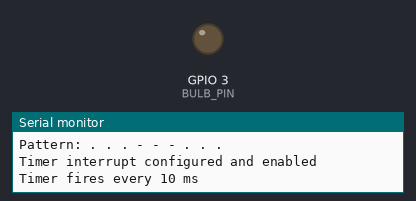
Bench run of a sketch on a simulated ESP32. Shown: output pins drawn as LEDs (lit = HIGH), the last lines printed to the serial monitor.

Above: at 0.2 s.
At 9.3 s:
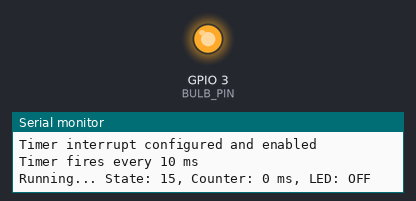
Timing chart, 0 to 9.6 s (numbered marks = the images above):
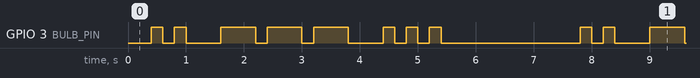

The sketch:

sos_signal_int.ino
```cpp
/*
 * SOS Signal Arduino Sketch for ESP32 - Interrupt-Based
 *
 * This sketch sends an SOS signal (... --- ...) using an LED/bulb connected to pin 3
 * Uses ESP32 hardware timer interrupts for precise timing without blocking
 *
 * SOS Pattern:
 * S = . . . (three dots)
 * O = - - - (three dashes)
 * S = . . . (three dots)
 *
 * Timing:
 * - Dot: 200ms ON
 * - Dash: 600ms ON (3x dot length)
 * - Gap between dots/dashes: 200ms OFF
 * - Gap between letters: 600ms OFF
 * - Gap between SOS sequences: 2000ms OFF
 *
 * Hardware: ESP32 (tested on ESP32-WROOM-32)
 * Timer: Hardware Timer 0
 */

const int BULB_PIN = 3;        // Pin connected to the bulb/LED

// Timing constants (in milliseconds)
const int DOT_DURATION = 200;
const int DASH_DURATION = 600;
const int SYMBOL_GAP = 200;
const int LETTER_GAP = 600;
const int SEQUENCE_GAP = 2000;

// Timer configuration
const int TIMER_INTERVAL_MS = 10;  // Timer fires every 10ms
hw_timer_t *timer = NULL;

// State machine variables (volatile because accessed in ISR)
volatile int currentState = 0;
volatile int stateCounter = 0;
volatile bool ledState = false;

// SOS Pattern definition
// Each element is: {duration_ms, led_state}
// Negative duration means it's a gap (LED off)
struct Pattern {
  int duration;  // Duration in ms
  bool ledOn;    // LED state
};

// Define the complete SOS pattern
const int PATTERN_LENGTH = 17;
Pattern sosPattern[PATTERN_LENGTH] = {
  // First S (. . .)
  {DOT_DURATION, true},      // 0: Dot ON
  {SYMBOL_GAP, false},       // 1: Gap
  {DOT_DURATION, true},      // 2: Dot ON
  {SYMBOL_GAP, false},       // 3: Gap
  {DOT_DURATION, true},      // 4: Dot ON
  {LETTER_GAP, false},       // 5: Letter gap

  // O (- - -)
  {DASH_DURATION, true},     // 6: Dash ON
  {SYMBOL_GAP, false},       // 7: Gap
  {DASH_DURATION, true},     // 8: Dash ON
  {SYMBOL_GAP, false},       // 9: Gap
  {DASH_DURATION, true},     // 10: Dash ON
  {LETTER_GAP, false},       // 11: Letter gap

  // Second S (. . .)
  {DOT_DURATION, true},      // 12: Dot ON
  {SYMBOL_GAP, false},       // 13: Gap
  {DOT_DURATION, true},      // 14: Dot ON
  {SYMBOL_GAP, false},       // 15: Gap
  {DOT_DURATION, true},      // 16: Dot ON
};

// Timer interrupt service routine
void IRAM_ATTR onTimer() {
  stateCounter += TIMER_INTERVAL_MS;

  // Check if current state duration has elapsed
  if (stateCounter >= sosPattern[currentState].duration) {
    // Move to next state
    currentState++;

    // If we've completed the pattern, add sequence gap and restart
    if (currentState >= PATTERN_LENGTH) {
      currentState = 0;
      stateCounter = -SEQUENCE_GAP;  // Wait before restarting
      digitalWrite(BULB_PIN, LOW);
      ledState = false;
      return;
    }

    // Reset counter for new state
    stateCounter = 0;

    // Update LED based on new state
    ledState = sosPattern[currentState].ledOn;
    digitalWrite(BULB_PIN, ledState ? HIGH : LOW);
  }
}

void setup() {
  // Initialize the bulb pin as an output
  pinMode(BULB_PIN, OUTPUT);
  digitalWrite(BULB_PIN, LOW);

  // Initialize serial for debugging
  Serial.begin(115200);
  Serial.println("ESP32 SOS Signal with Timer Interrupts Started");
  Serial.println("Pattern: . . . - - - . . .");

  // Configure timer
  // Timer 0, prescaler 80 (80MHz/80 = 1MHz = 1μs per tick)
  timer = timerBegin(0, 80, true);

  // Attach interrupt function to timer
  timerAttachInterrupt(timer, &onTimer, true);

  // Set timer alarm (fires every TIMER_INTERVAL_MS milliseconds)
  // 1000 microseconds = 1 millisecond, so multiply by TIMER_INTERVAL_MS
  timerAlarmWrite(timer, TIMER_INTERVAL_MS * 1000, true);

  // Enable timer
  timerAlarmEnable(timer);

  Serial.println("Timer interrupt configured and enabled");
  Serial.printf("Timer fires every %d ms\n", TIMER_INTERVAL_MS);
}

void loop() {
  // Main loop is free to do other tasks
  // The SOS signal runs completely in the background via interrupts

  // Optional: Print status every 5 seconds
  static unsigned long lastPrint = 0;
  if (millis() - lastPrint > 5000) {
    lastPrint = millis();
    Serial.printf("Running... State: %d, Counter: %d ms, LED: %s\n",
                  currentState, stateCounter, ledState ? "ON" : "OFF");
  }

  // You can add other non-blocking code here
  // For example: reading sensors, handling WiFi, etc.
  delay(100);
}
```

Measured:
- by itself, GPIO 3 (BULB_PIN): repeats every 7.4 s: LOW 0.20 s, HIGH 0.20 s, LOW 0.60 s, 2 × (HIGH 0.60 s, LOW 0.20 s), HIGH 0.60 s, LOW 0.60 s, 2 × (HIGH 0.20 s, LOW 0.20 s), HIGH 0.20 s, LOW 2.4 s, HIGH 0.20 s
- by itself, everything shown: repeats every 7.4 s, in 16 steps
